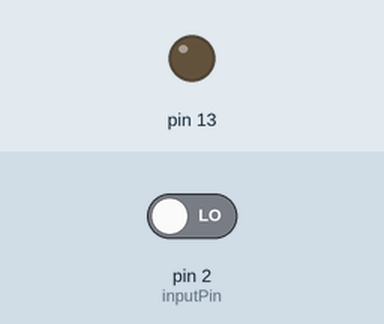
Bench run of a sketch on a simulated Arduino Uno, built with avr-gcc and run on an emulated ATmega328P. On the bench: output pins drawn as LEDs (lit = HIGH). Inputs (shaded band) come from the test bench; at power-on: pin 2 (inputPin) LOW.

Above: at 1.2 s.
1.3 s: pin 2 (inputPin) driven HIGH
At 2.1 s:
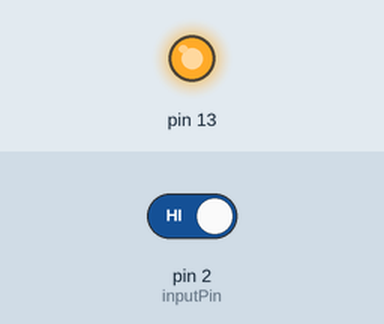
2.8 s: pin 2 (inputPin) driven LOW
At 3.2 s:
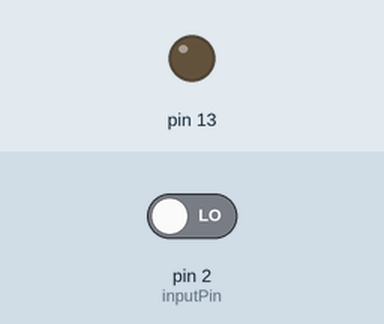
Timing chart, 0 to 5.8 s (numbered marks = the images above; inputs shaded):
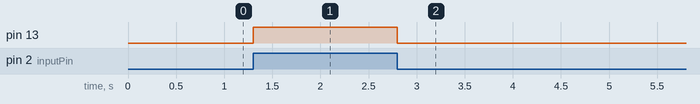

The sketch:

pulsador_led.ino
```cpp
const int inputPin = 2;

int value = 0;

void setup() {
  Serial.begin(9600);
  pinMode(inputPin, INPUT);
  pinMode(13, OUTPUT);
}

void loop(){
  value = digitalRead(inputPin);  //lectura digital de pin

  //mandar mensaje a puerto serie en función del valor leido
  if (value == HIGH) {
    //  Serial.println("Encendido");
      digitalWrite(13,HIGH);
  }
  else {
  //    Serial.println("Apagado");
      digitalWrite(13,LOW);
  }
  //delay(1000);
}
```

Measured:
- after the input at 1.3 s, pin 13: LOW → HIGH at once
- after the input at 2.8 s, pin 13: HIGH → LOW at once
